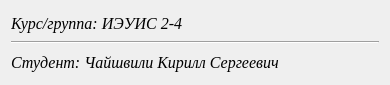
<?xml version="1.0" encoding="UTF-8"?>
<ui version="4.0">
 <class>Dialog</class>
 <widget class="QDialog" name="Dialog">
  <property name="geometry">
   <rect>
    <x>0</x>
    <y>0</y>
    <width>390</width>
    <height>85</height>
   </rect>
  </property>
  <property name="windowTitle">
   <string>Dialog</string>
  </property>
  <layout class="QVBoxLayout" name="verticalLayout_2">
   <item>
    <layout class="QVBoxLayout" name="verticalLayout">
     <item>
      <widget class="QLabel" name="labelGroup">
       <property name="font">
        <font>
         <family>Times New Roman</family>
         <pointsize>12</pointsize>
         <italic>true</italic>
        </font>
       </property>
       <property name="text">
        <string>Курс/группа: ИЭУИС 2-4</string>
       </property>
      </widget>
     </item>
     <item>
      <widget class="Line" name="line">
       <property name="orientation">
        <enum>Qt::Horizontal</enum>
       </property>
      </widget>
     </item>
     <item>
      <widget class="QLabel" name="labelStudent">
       <property name="font">
        <font>
         <family>Times New Roman</family>
         <pointsize>12</pointsize>
         <italic>true</italic>
        </font>
       </property>
       <property name="text">
        <string>Студент: Чайшвили Кирилл Сергеевич</string>
       </property>
      </widget>
     </item>
    </layout>
   </item>
  </layout>
 </widget>
 <resources/>
 <connections/>
</ui>
